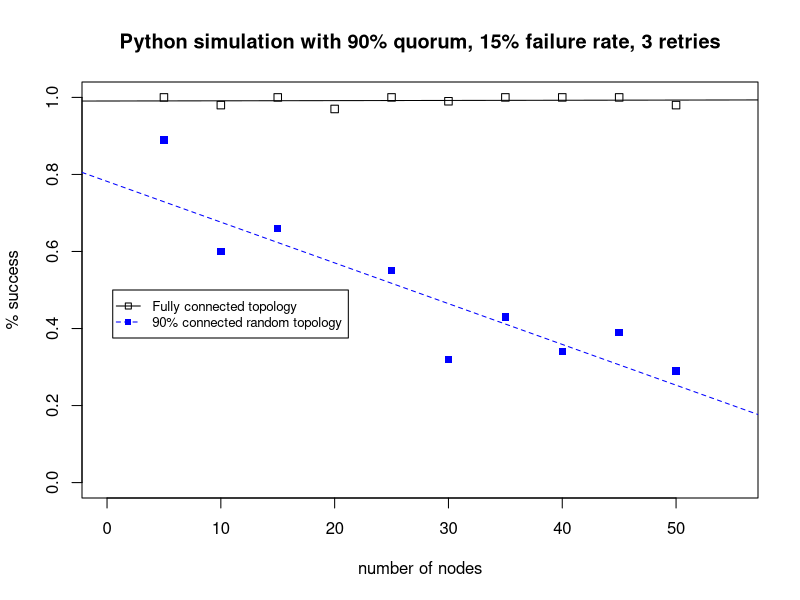
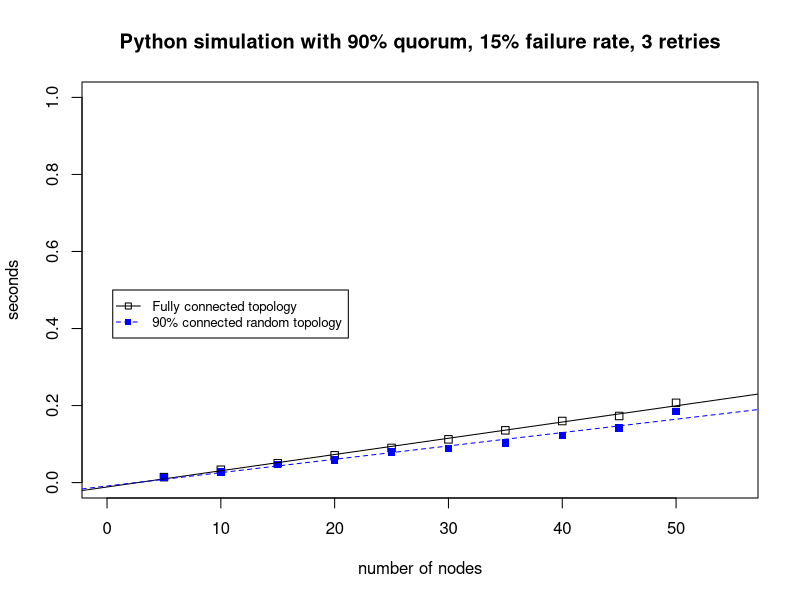
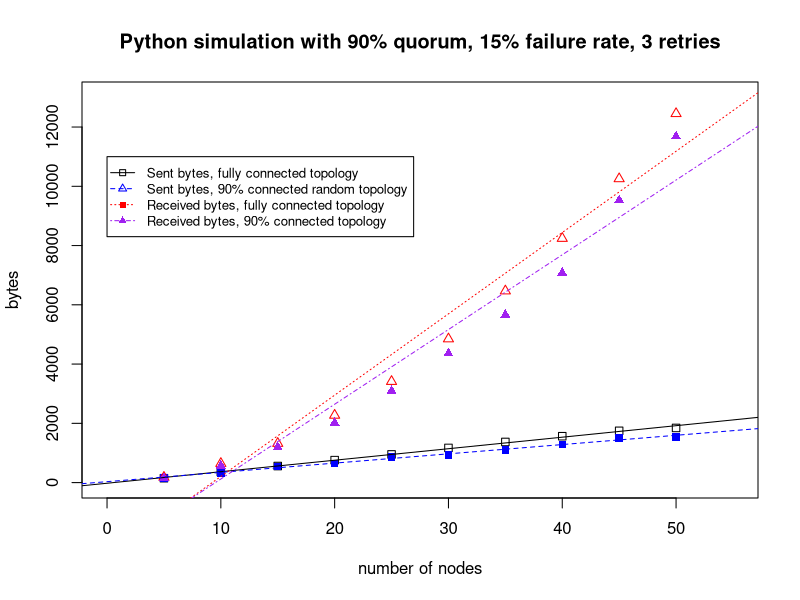

Write the R code that produced these figures, in order.
x = seq(5,50, by=5) # number of nodes


# connected topology:
# success rate, avg time, avg sent bytes, avg received bytes
y0 = c(1.0,0.98,1.0,0.97,1.0,0.99,1.0,1.0,1.0,0.98)
t0 = c(0.01415098,0.03332344,0.05019935,0.07068269,0.09001792,0.11228809,0.1356718,0.15983331,0.17294907,0.20703944)
s0 = c(148.52,361.26,558.99,758.49,950.5,1170.23,1371.02,1565.56,1746.74,1844.58)
r0 = c(176.67,644.57,1321.86,2272.23,3412.06,4848.96,6467.01,8241.01,10253.73,12452.05)

# 90% random topology
y1 = c(0.89,0.6,0.66,0.44,0.55,0.32,0.43,0.34,0.39,0.29)
t1 = c(0.0128958,0.02734136,0.04725522,0.05892445,0.07902156,0.08803739,0.10333648,0.12227073,0.14214576,0.18394787)
s1 = c(158.59,329.57,543.37,650.58,871.21,931.17,1102.74,1285.06,1508.84,1541.05)
r1 = c(159.14,569.66,1195.63,2016.01,3096.34,4360.82,5667.72,7080.03,9530.11,11683.31)


png('success-q90f15r3.png', width=800, height=600, pointsize=18)
plot(x,y0, xlab="number of nodes", ylab="% success", main="Python simulation with 90% quorum, 15% failure rate, 3 retries", ylim=c(0,1), xlim=c(0, 55), pch=0)
points(x,y1, pch=15, col="blue")
#points(x,y3, col="blue", pch=0)

# fit a line to the points
y0.fit <- lm(y0 ~ x)
y1.fit <- lm(y1 ~ x)

# draw the fit line on the plot
abline(y0.fit)
abline(y1.fit, col = "blue", lty=2)
#abline(myline3.fit, col = "blue")

legend(0.5, 0.5, legend=c("Fully connected topology", "90% connected random topology"),
       col=c("black", "blue"), lty=1:2, pch=c(0,15), cex=0.8)


png('time-q90f15r3.png', width=800, height=600, pointsize=18)
plot(x,t0, xlab="number of nodes", ylab="seconds", main="Python simulation with 90% quorum, 15% failure rate, 3 retries", ylim=c(0,1), xlim=c(0, 55), pch=0)
points(x,t1, pch=15, col="blue")
#points(x,y3, col="blue", pch=0)

# fit a line to the points
t0.fit <- lm(t0 ~ x)
t1.fit <- lm(t1 ~ x)

# draw the fit line on the plot
abline(t0.fit)
abline(t1.fit, col = "blue", lty=2)
#abline(myline3.fit, col = "blue")

legend(0.5, 0.5, legend=c("Fully connected topology", "90% connected random topology"),
       col=c("black", "blue"), lty=1:2, cex=0.8, pch=c(0,15))

png('sendrecv-q90f15r3.png', width=800, height=600, pointsize=18)
plot(x,s0, xlab="number of nodes", ylab="bytes", main="Python simulation with 90% quorum, 15% failure rate, 3 retries", ylim=c(0,13000), xlim=c(0, 55), pch=0)
points(x,s1, pch=15, col="blue")
points(x,r0, pch=2, col="red")
points(x,r1, pch=17, col="purple")

# fit a line to the points
s0.fit <- lm(s0 ~ x)
s1.fit <- lm(s1 ~ x)
r0.fit <- lm(r0 ~ x)
r1.fit <- lm(r1 ~ x)
#myline3.fit <-lm(y3 ~ x)
# get information about the fit
#summary(myline.fit)

# draw the fit line on the plot
abline(s0.fit)
abline(s1.fit, col = "blue", lty=2)
abline(r0.fit, col = "red", lty=3)
abline(r1.fit, col = "purple", lty=4)

legend(0, 11000, legend=c("Sent bytes, fully connected topology", "Sent bytes, 90% connected random topology", "Received bytes, fully connected topology", "Received bytes, 90% connected topology"),
       col=c("black", "blue", "red", "purple"), lty=1:4, cex=0.8, pch=c(0,2,15,17))
